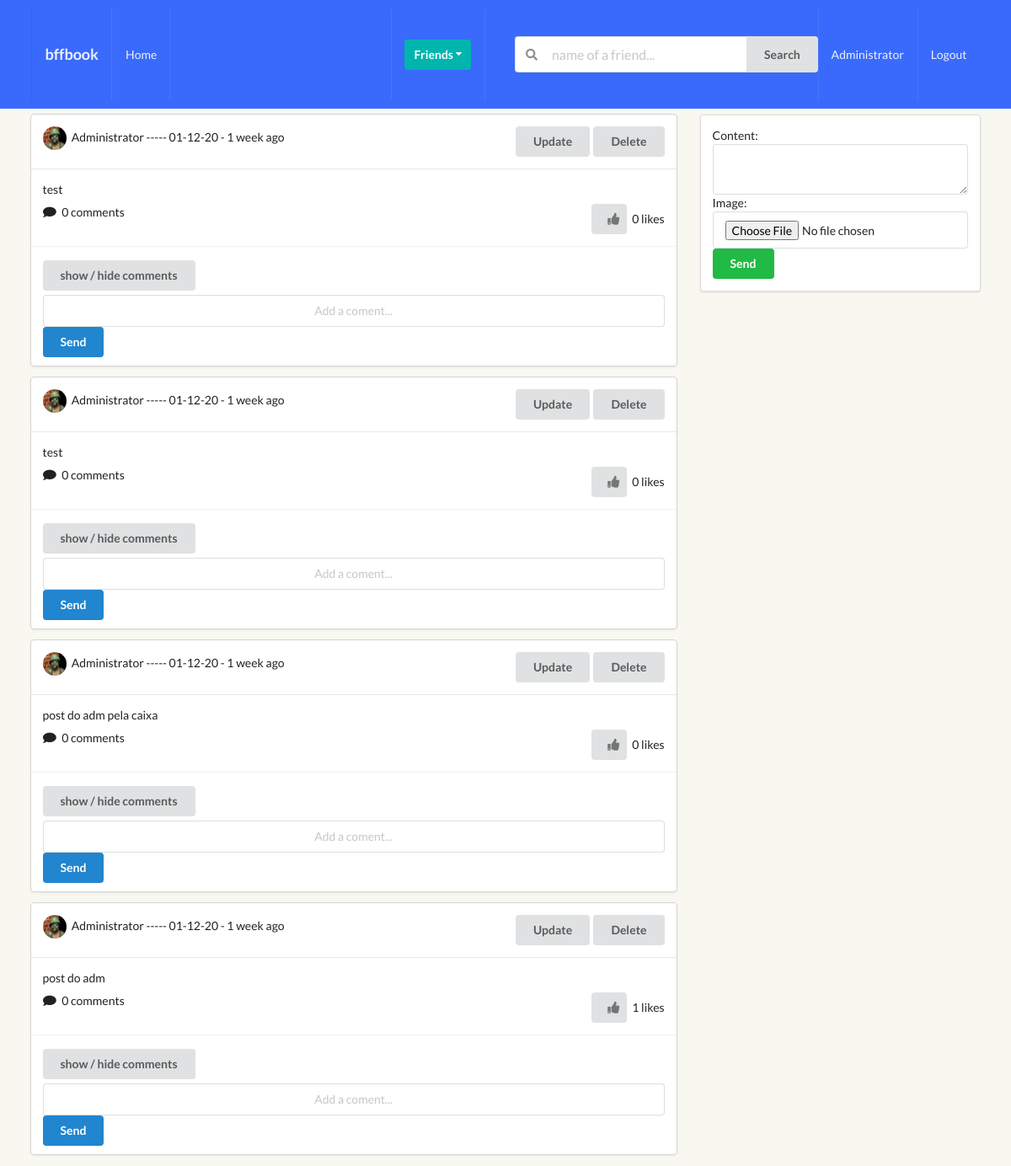
Before: /posts/ (signed in) with the older database file.
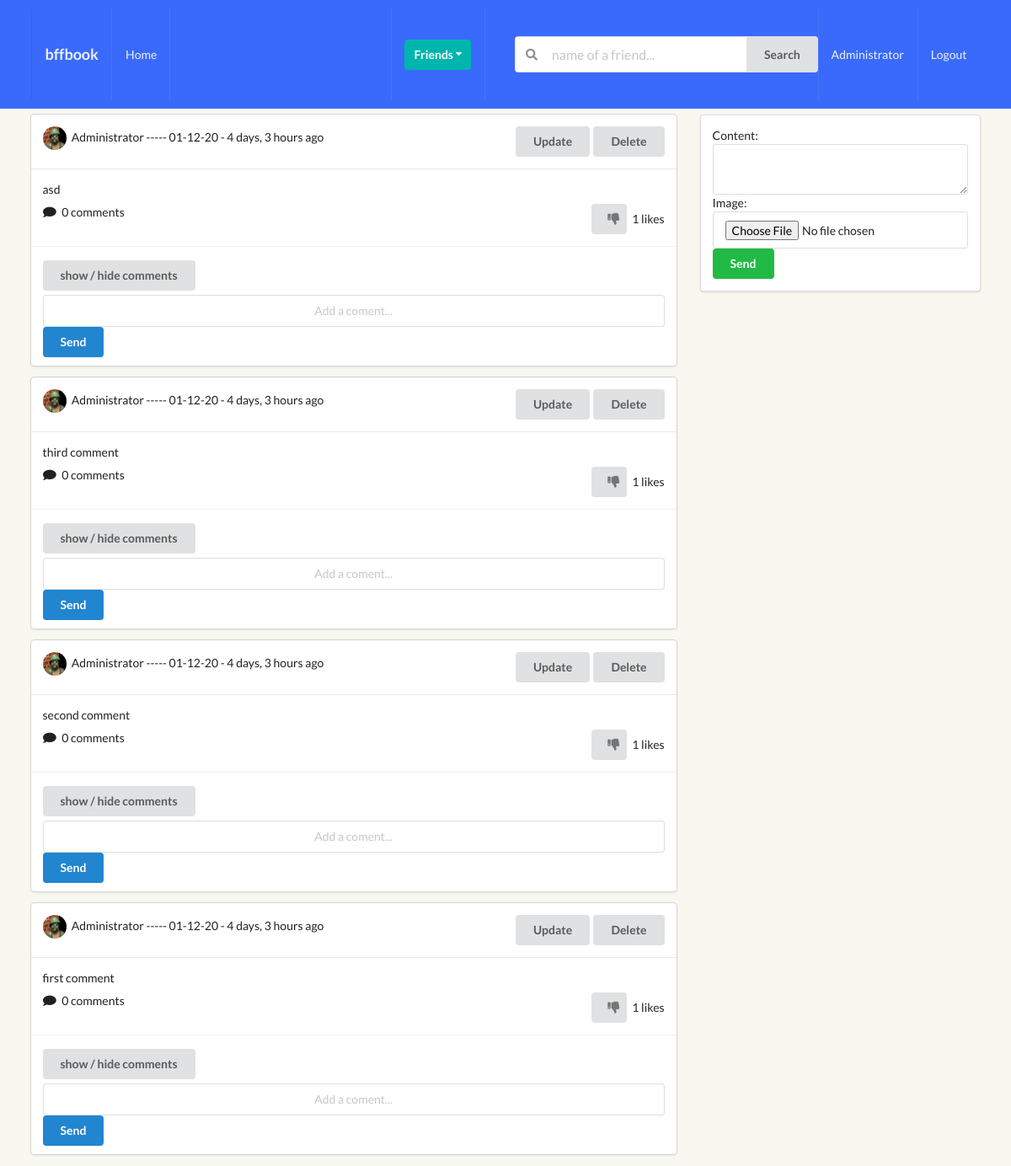
After: the same page with the newer database file.
### posts/models.py (models this page shows, shortened)
class Post(models.Model):
    content = models.TextField()
    image = models.ImageField(upload_to='posts', validators=[FileExtensionValidator(['png', 'jpg', 'jpeg'])], blank=True)
    liked = models.ManyToManyField(Profile, blank=True, related_name='likes')
    updated = models.DateTimeField(auto_now=True)
    created = models.DateTimeField(auto_now_add=True)
    author = models.ForeignKey(Profile, on_delete=models.CASCADE, related_name='posts')
    def num_likes(self):
        return self.liked.all().count()
    def num_comments(self):
        return self.comment_set.all().count()
    class Meta:
        ordering = ('-created',)

### perfil/models.py (models this page shows, shortened)
class Profile(models.Model):
    first_name = models.CharField(max_length=200, blank=True)
    last_name = models.CharField(max_length=200, blank=True)
    username = models.OneToOneField(User, on_delete=models.CASCADE)
    bio = models.TextField(default="no bio...", max_length=300)
    email = models.EmailField(max_length=200, blank=True)
    country = models.CharField(max_length=200, blank=True)
    avatar = models.ImageField(default='avatar.png', upload_to='avatars/')
    friends = models.ManyToManyField(User, blank=True, related_name='friends')
    slug = models.SlugField(unique=True, blank=True)
    updated = models.DateTimeField(auto_now=True)
    created = models.DateTimeField(auto_now_add=True)
    def __str__(self):
        return f"{self.username} ----- {self.created.strftime('%d-%m-%y')}"

### posts/views.py (the view, shortened to what this page needs)
# urls.py: path('', post_comment_create_and_list_view, name="main-post-view"),
def post_comment_create_and_list_view(request):
    qs = Post.objects.all()
    profile = Profile.objects.get(username=request.user)
    p_form = PostModelForm()
    c_form = CommentModelForm()
    post_added = False
    profile = Profile.objects.get(username=request.user)
    context = {
        'qs': qs,
        'profile': profile,
        'p_form': p_form,
        'c_form': c_form,
        'post_added': post_added,
    }
    return render(request, 'posts/main.html', context)

### posts/forms.py
class PostModelForm(forms.ModelForm):
    content = forms.CharField(widget=forms.Textarea(attrs={'rows':2}))
    class Meta:
        model = Post
        fields = ('content', 'image')

class CommentModelForm(forms.ModelForm):
    body = forms.CharField(label='', widget=forms.TextInput(attrs={'placeholder': 'Add a coment...'}))
    class Meta:
        model = Comment
        fields = ('body',)

### posts/templates/posts/main.html (shortened to what this page needs)
{% extends 'base.html' %}
{% block content %}
<div class="ui grid">
    <div class="eleven wide column">
        {% for obj in qs %}
        <div class="ui fluid card">
            <div class="content">
                <div class="right floated meta">
                <div class="ui grid">
                    <div class="row">
                        {% ifequal request.user obj.author.username %}
                            <a href="{% url 'posts:post-update' obj.pk %}"><button class="ui button bwhite-lg ">Update</button></a>
                            <a href="{% url 'posts:post-delete' obj.pk %}"><button class="ui button bwhite-lg ">Delete</button></a>
                        {% endifequal %}
                    </div>
                </div>
                </div>
                <img class="ui avatar image" src={{obj.author.avatar.url}}>
                {{ obj.author }} - {{ obj.created|timesince}} ago
            </div>
            <div class="content">
                <p> {{ obj.content }} </p>
                <div class="right floated">
                    <form action="{% url 'posts:like-post-view' %}" method="POST">
                        {% if profile not in obj.liked.all %}
                            <button type="submit" class="ui bwhite-sm button"><i class="thumbs up icon"></i>
                            </button>
                            <span> {{obj.num_likes}} likes</span>
                        {% else %}
                            <button type="submit" class="ui bwhite-sm button"><i class="thumbs down icon"></i>
                            </button>
                            <span> {{obj.num_likes}} likes</span>
                        {% endif %}
                    </form>
                </div>
                <i class="comment icon"></i>
                <span> {{ obj.num_comments }} comments</span>
            </div>
            <div class="extra content">
                <button class="cmt_btn ui button mb-5">show / hide comments</button>
                <form action="" method="POST"class='ui fluid form'>
                    {{ c_form }}
                    <button type="submit" name="submit_c_form" class="ui primary button mt-5 w-full">Send</button>
                </form>
            </div>
        </div>
        {% endfor %}
    </div>
    <div class="five wide column">
        <div class="ui segment">
            <form action="" method="POST" class='ui form' enctype="multipart/form-data">
                {{p_form}}
                <button type='submit' name="submit_p_form" class="ui positive button w-full mt-5">Send</button>
            </form>
        </div>
    </div>
</div>
{% endblock content %}

Changed rows visible on the page:
removed Post: author.avatar (picture), author "Administrator ----- 01-12-20", created "1 week", content "test", num_likes "0", num_comments "0"
removed Post: author.avatar (picture), author "Administrator ----- 01-12-20", created "1 week", content "test", num_likes "0", num_comments "0"
removed Post: author.avatar (picture), author "Administrator ----- 01-12-20", created "1 week", content "post do adm pela caixa", num_likes "0", num_comments "0"
removed Post: author.avatar (picture), author "Administrator ----- 01-12-20", created "1 week", content "post do adm", num_likes "1", num_comments "0"
added Post: author.avatar (picture), author "Administrator ----- 01-12-20", created "4 days, 3 hours", content "asd", num_likes "1", num_comments "0"
added Post: author.avatar (picture), author "Administrator ----- 01-12-20", created "4 days, 3 hours", content "third comment", num_likes "1", num_comments "0"
added Post: author.avatar (picture), author "Administrator ----- 01-12-20", created "4 days, 3 hours", content "second comment", num_likes "1", num_comments "0"
added Post: author.avatar (picture), author "Administrator ----- 01-12-20", created "4 days, 3 hours", content "first comment", num_likes "1", num_comments "0"
